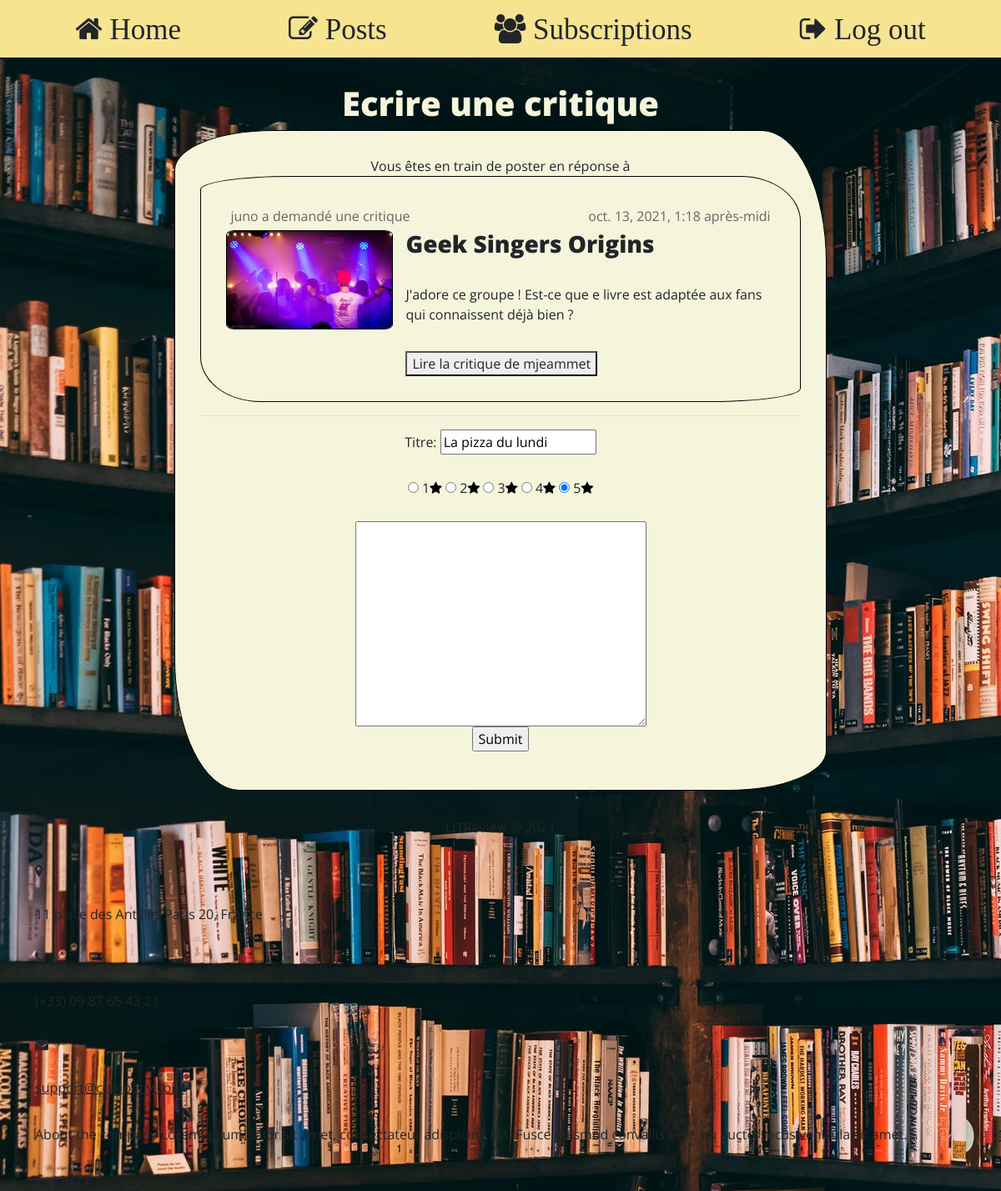
Page /ticket/2/review/ (signed in) on the earlier database version.
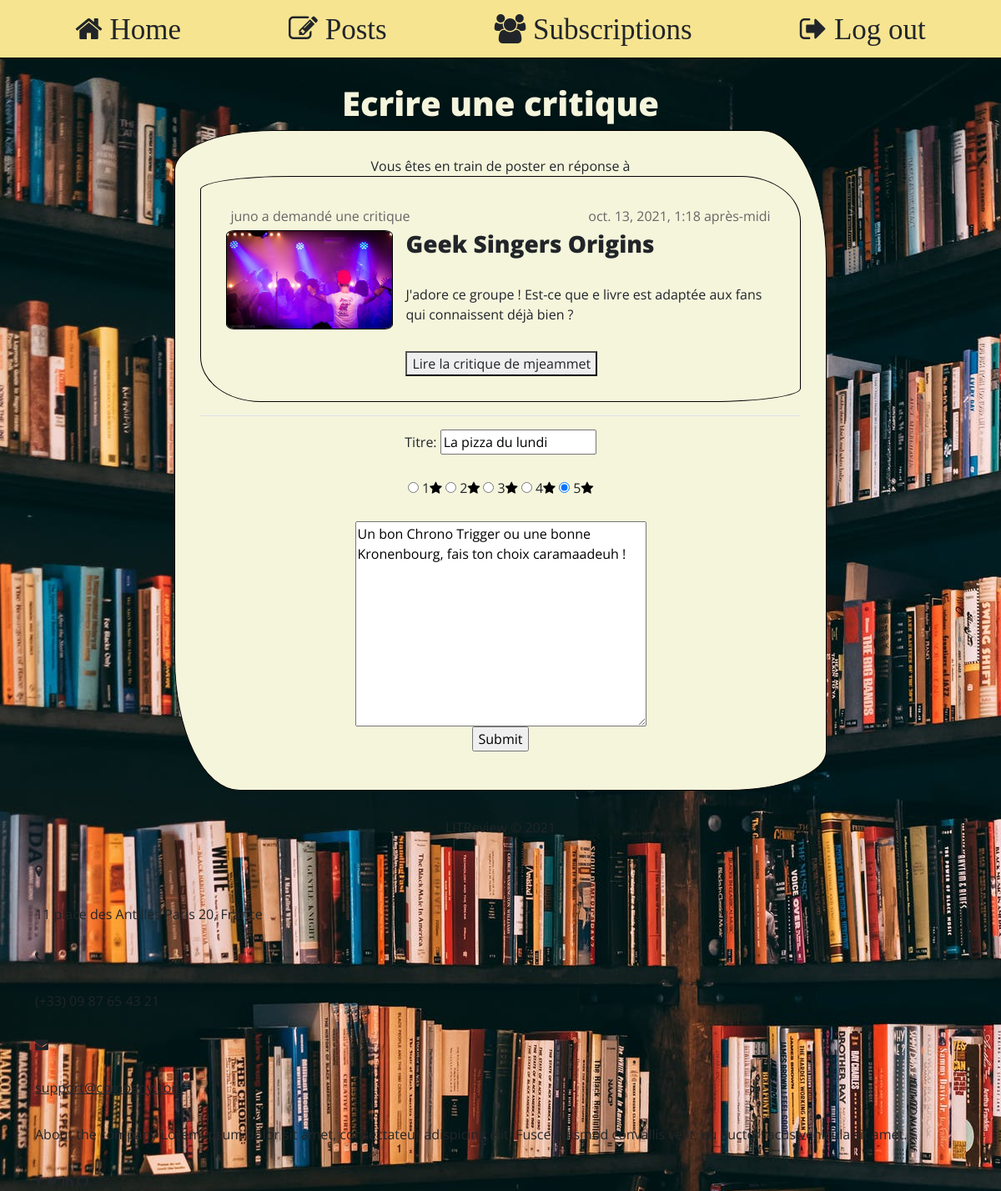
Same page on the later database version.
### reviews_webapp/models.py (models this page shows)
class Review(models.Model):
    ticket = models.ForeignKey(to=Ticket, on_delete=models.CASCADE)
    rating = models.PositiveSmallIntegerField(
        validators=[MinValueValidator(0), MaxValueValidator(5)]
    )
    user = models.ForeignKey(
        to=settings.AUTH_USER_MODEL, on_delete=models.CASCADE)
    headline = models.CharField(max_length=128)
    body = models.TextField(max_length=8192, blank=True)
    time_created = models.DateTimeField(auto_now_add=True)

### reviews_webapp/views.py (the view, shortened to what this page needs)
# urls.py: path('ticket/<ticket_id>/review/', reviews_webapp.views.ReviewPageView.as_view(), name='review'),
class ReviewPageView(LoginRequiredMixin, DetailView):
    template = 'reviews_webapp/post_details.html'
    def get(self, request, ticket_id):
        if ticket_id == '0':
            context = {
                'title': "Créer une critique",
                'ticket_form': TicketForm(),
                'review_form': ReviewForm(),
            }
            return render(request, self.template, context)
        else:
            ticket = Ticket.objects.get(pk=ticket_id)
            review = Review.objects.filter(ticket__id=ticket_id)
            if review:
                context = {
                    'title': "Ecrire une critique",
                    'ticket': ticket,
                    'review_form': ReviewForm(instance = review[0]),
                }
                return render(request, self.template, context)

### reviews_webapp/forms.py
class ReviewForm(ModelForm):
    rating = forms.ChoiceField(widget=forms.RadioSelect, choices=[(note,note) for note in range(1,6)])
    class Meta:
        model = Review
        fields = ['headline', 'rating', 'body']

### reviews_webapp/models.py (called while the page is built)
    @property
    def has_review(self):
        possible_review = Review.objects.filter(ticket__id=self.id)
        return possible_review[0] if possible_review else False

### reviews_webapp/templates/reviews_webapp/post_details.html (shortened to what this page needs)
{% extends 'base.html' %}
{% block content %}
<h1>{{ title }}</h1>
{% if review_form and ticket %}
<div class="box post_box">
    Vous êtes en train de poster en réponse à
    {% include 'reviews_webapp/includes/ticket_snippet.html' with post=ticket %}
    <hr>
    <form action="" method="post" enctype="multipart/form-data">
        <div>Titre: {{ review_form.headline }}</div>
        <div class="color: purple">
            {% for radio in review_form.rating %}
            {{ radio }}<p class="fa fa-star"></p>
            {% endfor %}
        </div>
        <div>{{ review_form.body }}</div>
        <input type="submit">
    </form>
</div>
{% elif ticket and ticket.user != request.user %}
    {% include 'reviews_webapp/includes/ticket_snippet.html' with post=ticket %}
{% endif %}
{% endblock content %}

Differences in the rows shown:
changed Review "La pizza du lundi": body (not shown) → "Un bon Chrono Trigger ou une bonne Kronenbourg, fais ton choix caramaadeuh !"
